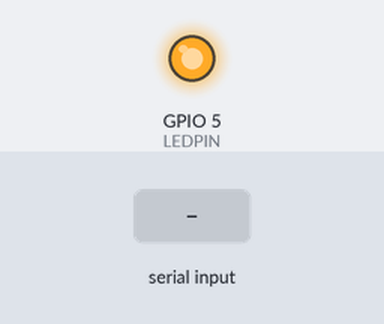
Recording of a program running on a simulated ESP32. Shown: output pins drawn as LEDs (lit = HIGH). The inputs (shaded band) are chosen by the test bench. Random numbers use the default seed unless the program sets one; what the program prints to the serial monitor is not drawn.

Above: at 1.2 s.
1.3 s: "1\n" received over Serial
At 2.3 s:
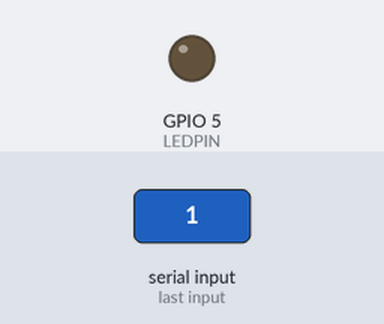
2.8 s: "2\n" received over Serial
At 3.5 s:
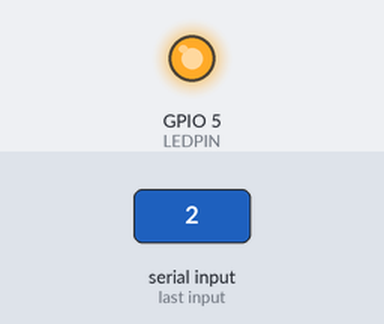
Timing chart, 0 to 5.8 s (numbered marks = the images above; inputs shaded):
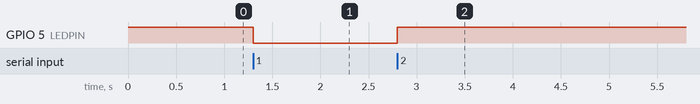

Measured:
- after the input at 1.3 s, GPIO 5 (LEDPIN): HIGH → LOW at once
- after the input at 2.8 s, GPIO 5 (LEDPIN): LOW → HIGH at once

The program:

main.cpp
```cpp
#include <Arduino.h>
#include <math.h>

#define LEDPIN 5
int incomingByte = 0; // for incoming serial data
unsigned long measTime;
int velocity;
String msg;

void setup() {
  Serial.begin(115200);
  pinMode(LEDPIN, OUTPUT);
  digitalWrite(LEDPIN, HIGH);
}

void loop() {
  measTime = micros();
  velocity = random(0, 100);

  msg = (String)measTime + "," + (String)velocity;

  // send data only when you receive data:
  if (Serial.available() > 0) {
    // read the incoming byte:
    incomingByte = Serial.parseInt();

    if(incomingByte == 1){
      digitalWrite(LEDPIN, LOW);
      Serial.println();
    }else if(incomingByte == 2){
      digitalWrite(LEDPIN, HIGH);
      Serial.println();
    }
  }

  Serial.println(msg);
}
```
